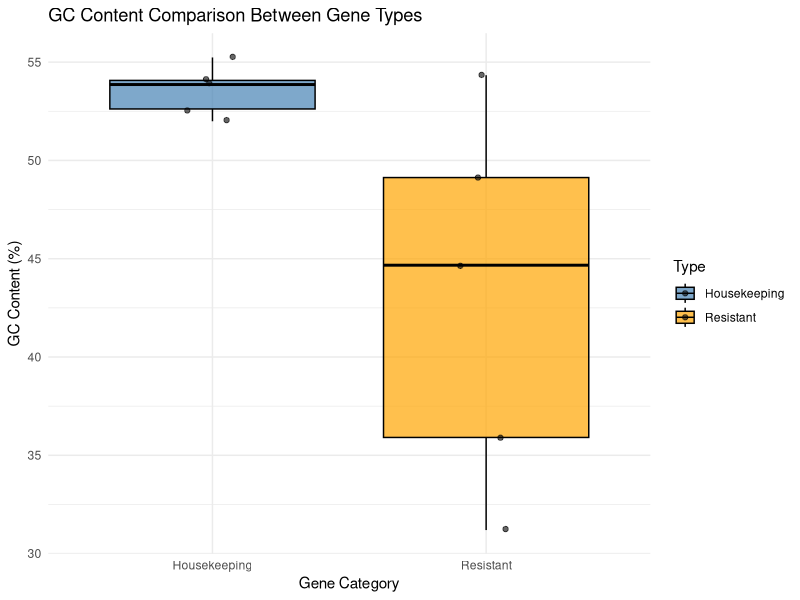
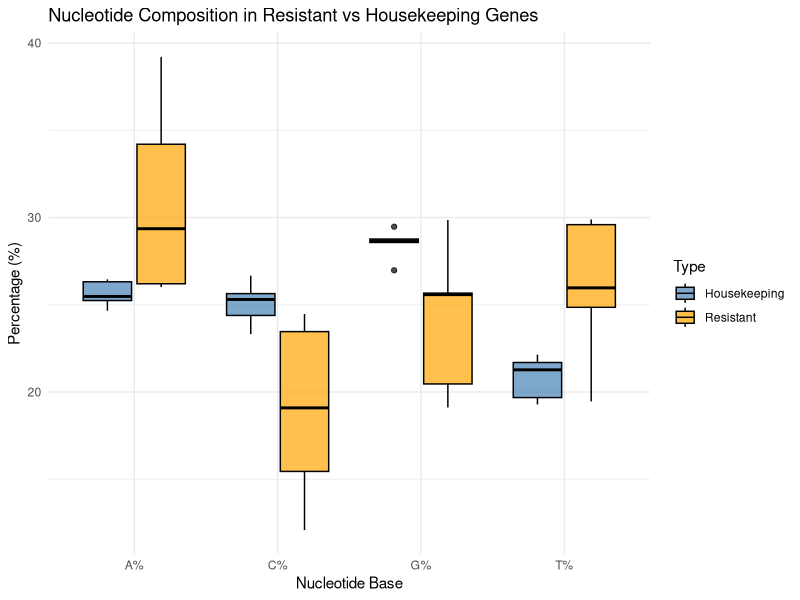

Generate these figures, in order, with R:
# Loading Libraries
library(readxl)        
library(ggplot2)      
library(dplyr)         
library(tidyr)         


# Setting Up Working Directories and Files
setwd("C:/Users/User/Desktop/Project7/")
genes_data <- read_excel("Gene_Nucleotide_Composition.xlsx")

head(genes_data)
str(genes_data)

# 3. Compare GC Content Distributions

ggplot(genes_data, aes(x = Type, y = `GC%`, fill = Type)) +
  geom_boxplot(alpha = 0.7, color = "black") +
  geom_jitter(width = 0.1, alpha = 0.6) +
  labs(
    title = "GC Content Comparison Between Gene Types",
    x = "Gene Category",
    y = "GC Content (%)"
  ) +
  theme_minimal() +
  scale_fill_manual(values = c("steelblue", "orange"))


#Compare Nucleotide Bias

# Gather nucleotides into a long format

nuc_data <- genes_data %>%
  select(Gene_ID, Type, `A%`, `T%`, `G%`, `C%`) %>%
  pivot_longer(cols = c(`A%`, `T%`, `G%`, `C%`),
               names_to = "Nucleotide", values_to = "Percentage")

ggplot(nuc_data, aes(x = Nucleotide, y = Percentage, fill = Type)) +
  geom_boxplot(alpha = 0.7, color = "black") +
  labs(
    title = "Nucleotide Composition in Resistant vs Housekeeping Genes",
    x = "Nucleotide Base",
    y = "Percentage (%)"
  ) +
  theme_minimal() +
  scale_fill_manual(values = c("steelblue", "orange"))

